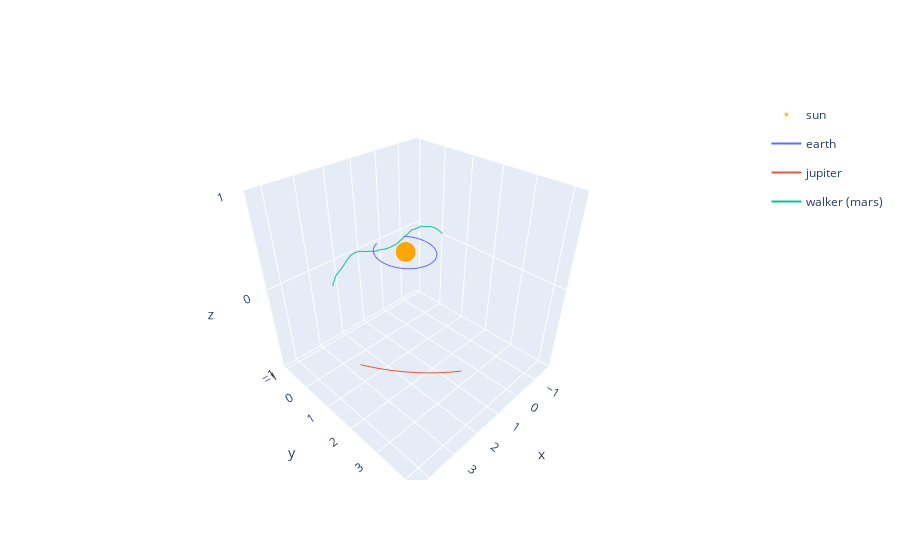

Here is the notebook cell this chart was saved with:
### Code cell
plotter = src.Plotter(system=system, walker=walker)
plotter.draw("3d")

### Figure 1 — Plotly figure (JSON) as saved in the notebook; plotly's stock layout.template omitted (floating-point values rounded to 4 significant figures; data arrays with more than 128 entries replaced by an {"elided": "..."} marker saying what was removed)
{"data": [{"hovertemplate": "body=sun<br>x=%{x}<br>y=%{y}<br>z=%{z}<br>size=%{marker.size}<extra></extra>", "legendgroup": "sun", "marker": {"color": "orange", "size": {"elided": "301 int values"}, "sizemode": "area", "sizeref": 0.0125, "symbol": "circle"}, "mode": "markers", "name": "sun", "scene": "scene", "showlegend": true, "type": "scatter3d", "x": {"elided": "301 float values"}, "y": {"elided": "301 float values"}, "z": {"elided": "301 float values"}}, {"hovertemplate": "body=earth<br>x=%{x}<br>y=%{y}<br>z=%{z}<extra></extra>", "legendgroup": "earth", "line": {"color": "#636efa", "dash": "solid"}, "marker": {"symbol": "circle"}, "mode": "lines", "name": "earth", "scene": "scene", "showlegend": true, "type": "scatter3d", "x": {"elided": "301 float values"}, "y": {"elided": "301 float values"}, "z": {"elided": "301 float values"}}, {"hovertemplate": "body=jupiter<br>x=%{x}<br>y=%{y}<br>z=%{z}<extra></extra>", "legendgroup": "jupiter", "line": {"color": "#EF553B", "dash": "solid"}, "marker": {"symbol": "circle"}, "mode": "lines", "name": "jupiter", "scene": "scene", "showlegend": true, "type": "scatter3d", "x": {"elided": "301 float values"}, "y": {"elided": "301 float values"}, "z": {"elided": "301 float values"}}, {"hovertemplate": "body=walker (mars)<br>x=%{x}<br>y=%{y}<br>z=%{z}<extra></extra>", "legendgroup": "walker (mars)", "line": {"color": "#00cc96", "dash": "solid"}, "marker": {"symbol": "circle"}, "mode": "lines", "name": "walker (mars)", "scene": "scene", "showlegend": true, "type": "scatter3d", "x": {"elided": "301 float values"}, "y": {"elided": "301 float values"}, "z": {"elided": "301 float values"}}], "layout": {"scene": {"zaxis": {"nticks": 4, "range": [-1, 1]}}}}
